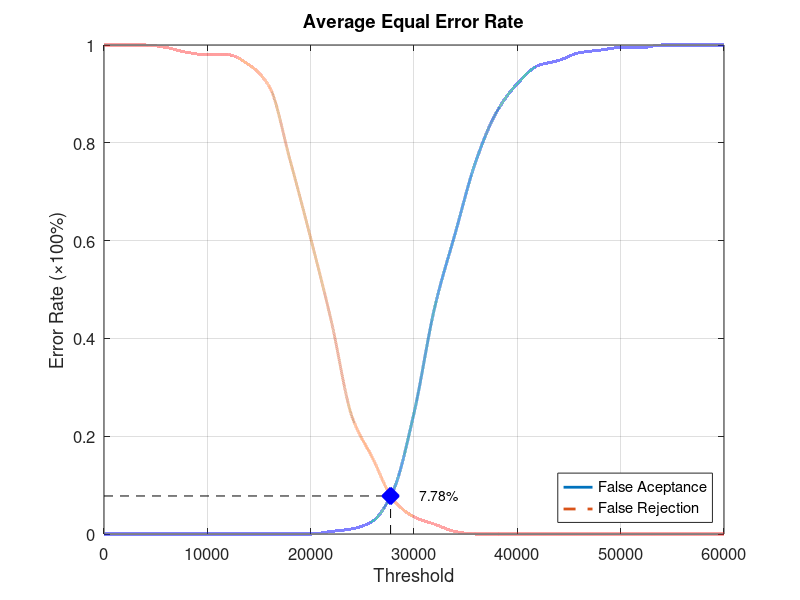
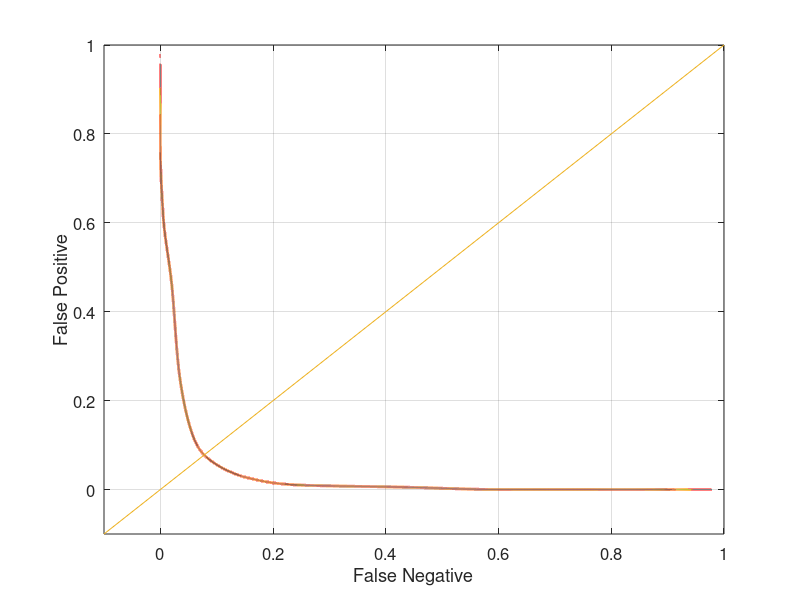

Reproduce these figures in MATLAB, in order.
function yEER = Database4_2
close all;
clear;
clc;
x = 0:2000:60000;
xq = 0:0.5:60000;

y0 = [0 0 0 0 0 0 0 0 0 0 0 0.00526316 0.0105263 0.0263158 0.0894737 0.247368 0.463158 0.615789 0.763158 0.863158 0.921053 0.957895 0.968421 0.984211 0.989474 0.994737 0.994737 1 1 1 1];
yy0 = interp1(x, y0, xq, 'pchip');
y1 = [1 1 1 0.995 0.985 0.98 0.98 0.96 0.915 0.765 0.605 0.435 0.24 0.155 0.07 0.035 0.02 0.005 0 0 0 0 0 0 0 0 0 0 0 0 0];
yy1 = interp1(x, y1, xq, 'pchip');

% Calculating EER: 
y2 = abs(y0 - y1);
find(y2 == min(y2))
yy2 = abs(yy0 - yy1);
xEER = find(yy2 == min(yy2));
xEERIndex = xq(xEER) % X-axis EER
yEER = yy0(xEER) % Y-axis EER

main = figure
plot(xq, yy0,'-','LineWidth', 2);	hold on
plot(xq, yy1,'--','LineWidth', 2);	hold on
plot([xEERIndex xEERIndex], [0 yEER], 'k--');	hold on
plot([0 xEERIndex], [yEER yEER], 'k--');	hold on
plot(xEERIndex, yEER, 'bx', 'LineWidth', 10);	hold on
text(xEERIndex + 10 * xEERIndex / 100, yEER, [num2str(round((10000 * yEER)) / 100) '%'])
legend('False Aceptance', 'False Rejection', 'Location', 'SouthEast')
xlabel('Threshold')
ylabel('Error Rate (\times100%)')
title('Average Equal Error Rate')
set(gca, 'FontSize', 12)
axis([0 60000 0 1])
grid on

print(main, 'Database4_2Main', '-dpng');
FNRxFPR = figure('Color', [1 1 1]);
plot(yy1, yy0, '-', yy1, yy0, 'LineWidth', 2);
hold on
y = -0.1:0.1:1
plot(y, y); 
set(gca, 'FontSize', 12)
xlabel('False Negative')
ylabel('False Positive')
axis([-0.1 1 -0.1 1])
set(gca, 'FontSize', 12)
grid on

print(FNRxFPR, 'Database4_2FNRxFPR','-dpng');
end
